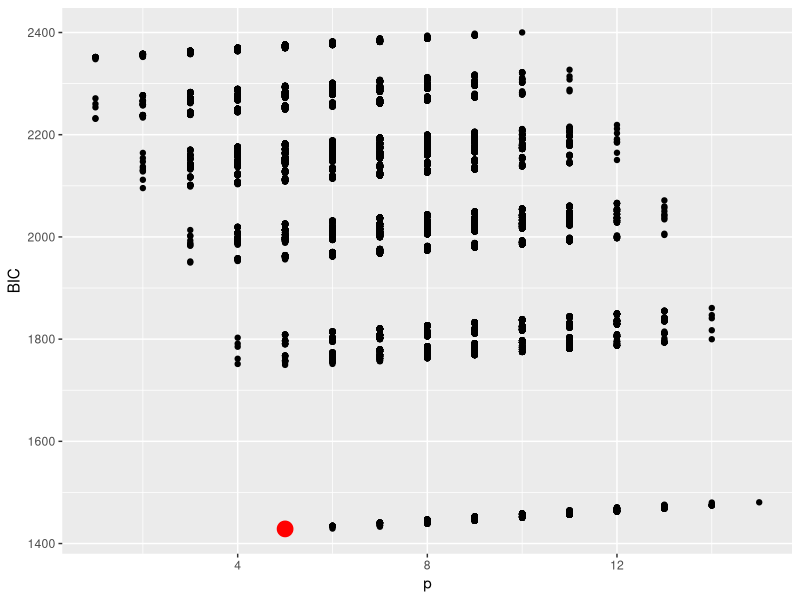
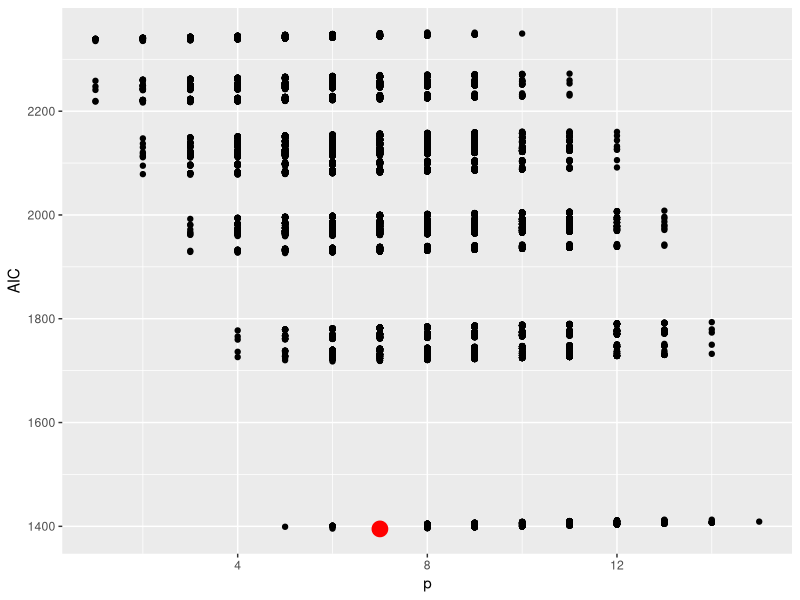
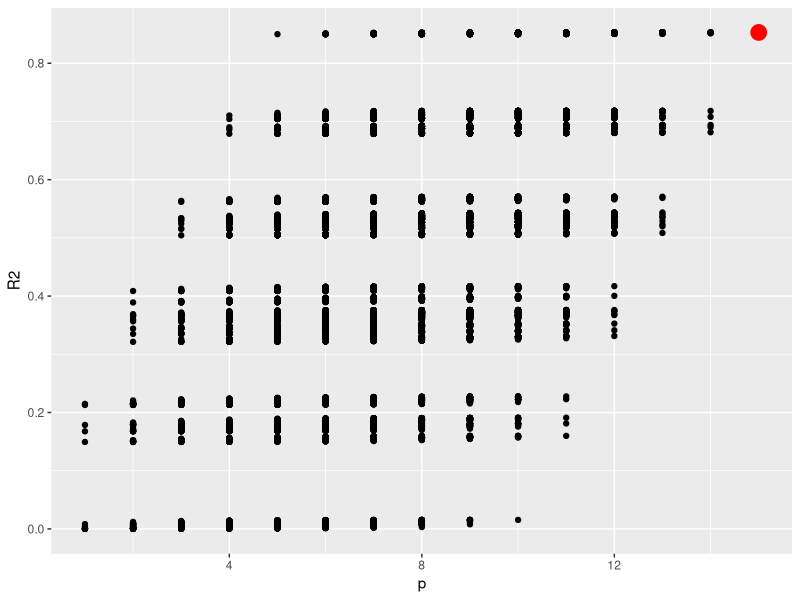
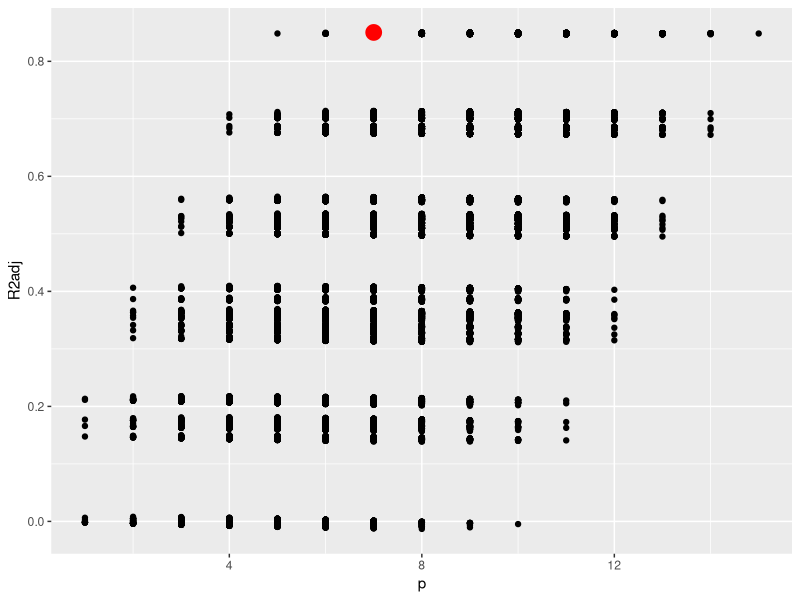
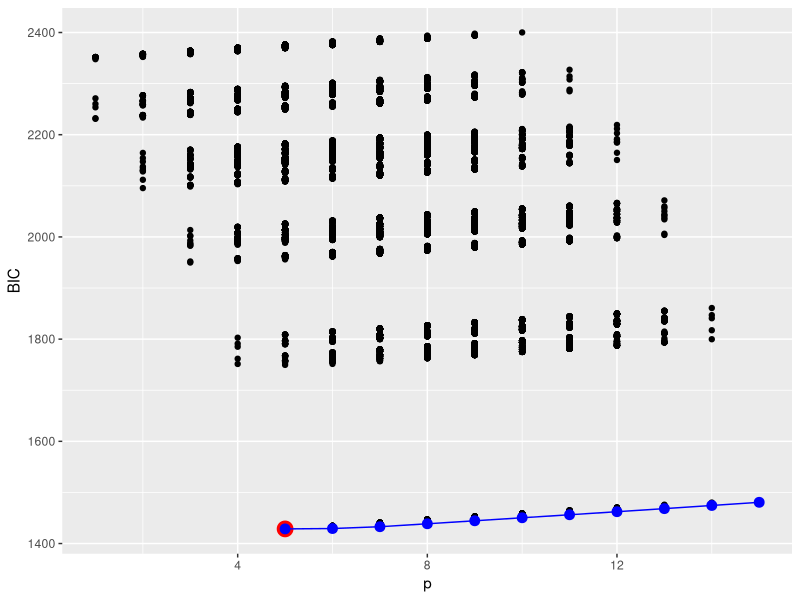

These figures' R source, in order:
## ---- chunk 1
set.seed(1313)
n <- 500
p <- 15
imp <- 5
# coefficients
beta <- c(rep(1,imp),rep(0,p-imp))

# variables
X <- matrix(rnorm(n*p),n,p)
colnames(X) <- paste0("var", 1:p)

# outcome variable
y <- X %*% t(t(beta)) + rnorm(n)

dat <- data.frame(y,X)

# let'ss see the model
summary(lm(y ~ ., data=dat))
## ---- chunk 2
model <- lm(y ~ ., data=dat)

AIC(model)
BIC(model)
summary(model)$r.squared
summary(model)$adj.r.squared

## ---- chunk 3
# Full search
library(e1071)

comb <- bincombinations(p)[-1,]
crit <- matrix(0, nrow(comb), 5)

for (i in 1:nrow(comb)) {
  form <- paste0("y~",
                 paste0("var",which(comb[i,]==1), collapse="+"))
  model <- lm(as.formula(form), data=dat)
  crit[i,1] <- AIC(model)
  crit[i,2] <- BIC(model)
  crit[i,3] <- summary(model)$r.squared
  crit[i,4] <- summary(model)$adj.r.squared
  crit[i,5] <- sum(comb[i,]==1)
}
colnames(crit) <- c("AIC", "BIC", "R2", "R2adj","p")
crit <- data.frame(crit)

## ---- chunk 4
# How it looks like for BIC
library(ggplot2)
ggplot(crit, aes(p,BIC)) + 
  geom_point() +
  geom_point(data=crit[which.min(crit$BIC),], color="red", size=5)

## ---- chunk 5
# How it looks like for AIC
library(ggplot2)
ggplot(crit, aes(p,AIC)) + 
  geom_point() +
  geom_point(data=crit[which.min(crit$AIC),], color="red", size=5)

## ---- chunk 6
# How it looks like for R2
library(ggplot2)
ggplot(crit, aes(p,R2)) + 
  geom_point() +
  geom_point(data=crit[which.max(crit$R2),], color="red", size=5)

## ---- chunk 7
# How it looks like for R2
library(ggplot2)
ggplot(crit, aes(p,R2adj)) + 
  geom_point() +
  geom_point(data=crit[which.max(crit$R2adj),], color="red", size=5)

## ---- chunk 8
tmpFun = function(fit, aic) {
  list(size = length(fit$coefficients), bic = BIC(fit))
  }

path <- step(model, direction="backward", keep=tmpFun, k=log(n))

library(ggplot2)
pathDF <- data.frame(size = unlist(path$keep[1,]),
            bic = unlist(path$keep[2,]))

ggplot(crit, aes(p,BIC)) + 
  geom_point() +
  geom_point(data=crit[which.min(crit$BIC),], color="red", size=5) +
  geom_point(data=pathDF, aes(size-1, bic), color="blue", size=3)+
  geom_line(data=pathDF, aes(size-1, bic), color="blue")

